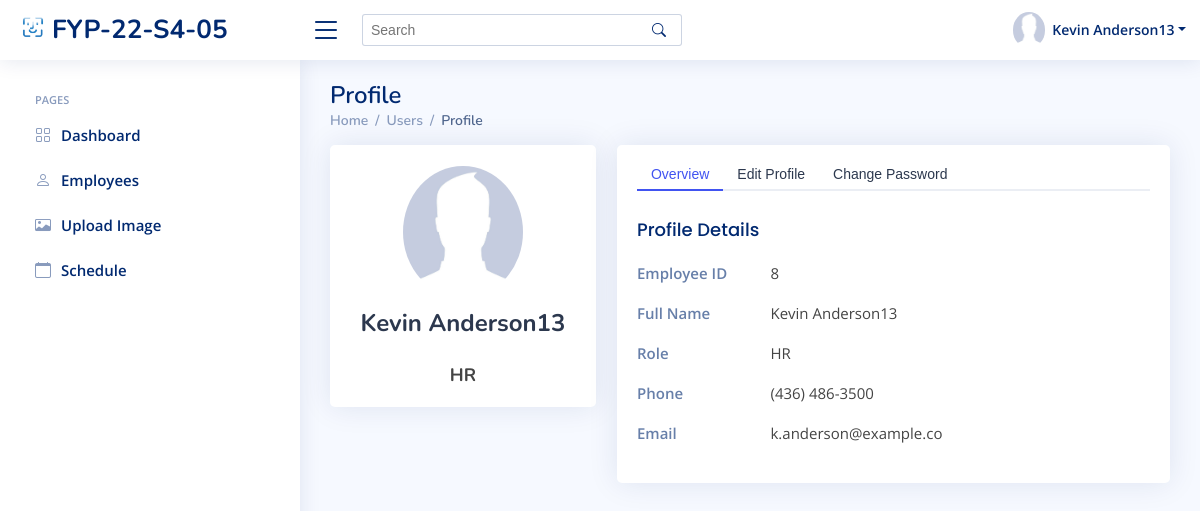
The page /sys_admin/user_profile/ (signed in) on the database as committed earlier.
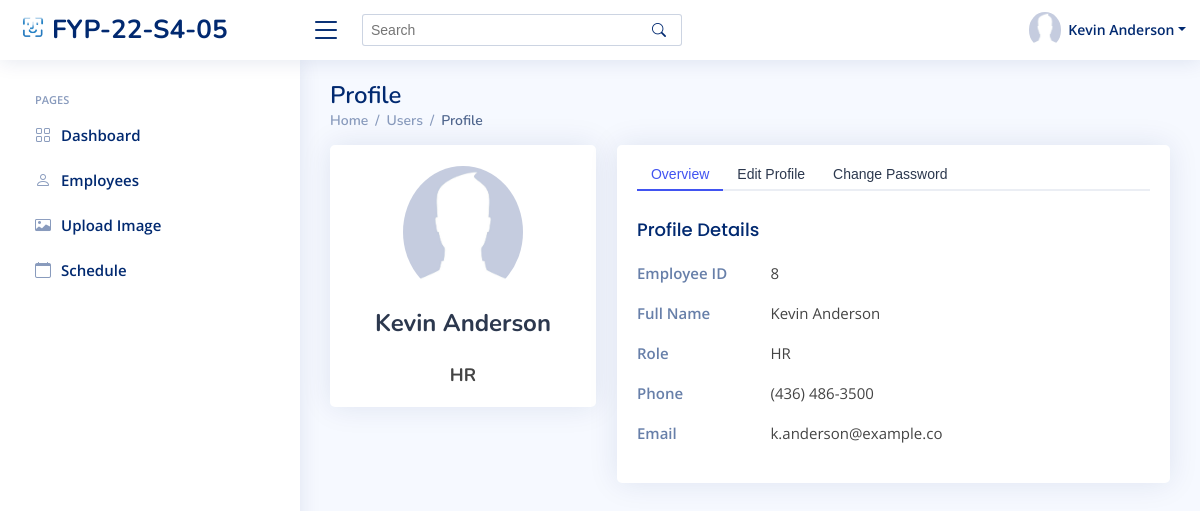
The same page on the database as committed later.
### index/models.py (models this page shows, shortened)
class Employee(models.Model):
	Employee_ID = models.IntegerField(primary_key=True)
	Full_Name = models.CharField(max_length=100)
	Job_Title = models.CharField(max_length=100)
	Phone_Number = models.CharField(max_length=100)
	Email_Address = models.EmailField()
	Role = models.ForeignKey(Role, on_delete=models.CASCADE)
	Profile_Image = models.ImageField(null=True, upload_to='media/profile_pics/')
	Password = models.CharField(max_length=256)
	Start_Date = models.DateField(auto_now_add=True)

### index/views/sys_admin.py (the view)
# urls.py: path('sys_admin/user_profile/', sys_admin.user_profile, name='sys_admin_user_profile'),
def user_profile(request):
	if 'Employee_ID' in request.session:
		currentEmployee = Employee.objects.get(Employee_ID=request.session['Employee_ID'])
		if request.method == 'POST':
			if request.POST.get('form_type') == 'editProfile':
				if Role.objects.filter(Role_Name=request.POST.get('role_edit')) == 0:
					messages.error(request, 'No such role')
					return redirect('sys_admin_user_profile')
				currentEmployee.Full_Name = request.POST.get('fullName_edit')
				Role_edit = Role.objects.get(Role_Name=request.POST.get('role_edit'))
				currentEmployee.Role = Role_edit
				currentEmployee.Phone_Number = request.POST.get('phone_edit')
				currentEmployee.Email_Address = request.POST.get('email_edit')
				currentEmployee.save()
				return redirect('sys_admin_user_profile')
			elif request.POST.get('form_type') == 'changePassword':
				if request.POST.get('password') == currentEmployee.Password:
					currentEmployee.Password = request.POST.get('newpassword')
					currentEmployee.save()
					messages.info(request, 'Your password has been changed')
					return redirect('sys_admin_user_profile')
				else:
					messages.error(request, 'Your current password does not match')
					return redirect('sys_admin_user_profile')
		else:
			context = {
				'Employee_ID' : currentEmployee.Employee_ID,
				'Full_Name' : currentEmployee.Full_Name,
				'Role' : currentEmployee.Role.Role_Name,
				'Email' : currentEmployee.Email_Address,
				'Phone' : currentEmployee.Phone_Number,
				'PFP' : currentEmployee.Profile_Image.url,
			}
			return render(request, 'sys_admin/sys_admin_user_profile.html', context)
	else:
		messages.error(request, 'Please login')
		return redirect('login')

### templates/sys_admin/sys_admin_user_profile.html (shortened to what this page needs)
{% extends "index/base.html" %}
{% load static %}
{% block content %}
{% include 'sys_admin/sys_admin_base.html' %}
  <main id="main" class="main">
    <div class="pagetitle">
      <h1>Profile</h1>
      <nav>
        <ol class="breadcrumb">
          <li class="breadcrumb-item"><a href="{% url 'sys_admin_home' %}">Home</a></li>
          <li class="breadcrumb-item">Users</li>
          <li class="breadcrumb-item active">Profile</li>
        </ol>
      </nav>
    </div>
    <section class="section profile">
      <div class="row">
        <div class="col-xl-4">
          <div class="card">
            <div class="card-body profile-card pt-4 d-flex flex-column align-items-center">
              <img src="{{ PFP }}" alt="Profile" class="rounded-circle">
              <h2>{{ Full_Name }}</h2>
              <h3>{{ Role }}</h3>
            </div>
          </div>
        </div>
        <div class="col-xl-8">
          <div class="card">
            <div class="card-body pt-3">
              <ul class="nav nav-tabs nav-tabs-bordered">
                <li class="nav-item">
                  <button class="nav-link active" data-bs-toggle="tab" data-bs-target="#profile-overview">Overview</button>
                </li>
                <li class="nav-item">
                  <button class="nav-link" data-bs-toggle="tab" data-bs-target="#profile-edit">Edit Profile</button>
                </li>
                <li class="nav-item">
                  <button class="nav-link" data-bs-toggle="tab" data-bs-target="#profile-change-password">Change Password</button>
                </li>
              </ul>
              <div class="tab-content pt-2">
                <div class="tab-pane fade show active profile-overview" id="profile-overview">
                  <h5 class="card-title">Profile Details</h5>
                  <div class="row">
                    <div class="col-lg-3 col-md-4 label">Employee ID</div>
                    <div class="col-lg-9 col-md-8">{{ Employee_ID }}</div>
                  </div>
                  <div class="row">
                    <div class="col-lg-3 col-md-4 label ">Full Name</div>
                    <div class="col-lg-9 col-md-8">{{ Full_Name }}</div>
                  </div>
                  <div class="row">
                    <div class="col-lg-3 col-md-4 label">Role</div>
                    <div class="col-lg-9 col-md-8">{{ Role }}</div>
                  </div>
                  <div class="row">
                    <div class="col-lg-3 col-md-4 label">Phone</div>
                    <div class="col-lg-9 col-md-8">{{ Phone }}</div>
                  </div>
                  <div class="row">
                    <div class="col-lg-3 col-md-4 label">Email</div>
                    <div class="col-lg-9 col-md-8">{{ Email }}</div>
                  </div>
                </div>
              </div>
            </div>
          </div>
        </div>
      </div>
    </section>
  </main>
{% endblock content %}

### templates/sys_admin/sys_admin_base.html (shortened to what this page needs)
{% load static %}
  <header id="header" class="header fixed-top d-flex align-items-center">
    <div class="d-flex align-items-center justify-content-between">
      <a href="{% url 'sys_admin_home' %}" class="logo d-flex align-items-center">
        <img src="{% static 'assets/img/logo.png' %}" alt="">
        <span class="d-none d-lg-block">FYP-22-S4-05</span>
      </a>
      <i class="bi bi-list toggle-sidebar-btn"></i>
    </div>
    <div class="search-bar">
      <form class="search-form d-flex align-items-center" method="POST" action="#">
        <input type="text" name="query" placeholder="Search" title="Enter search keyword">
        <button type="submit" title="Search"><i class="bi bi-search"></i></button>
      </form>
    </div>
    <nav class="header-nav ms-auto">
      <ul class="d-flex align-items-center">
        <li class="nav-item dropdown pe-3">
          <a class="nav-link nav-profile d-flex align-items-center pe-0" href="#" data-bs-toggle="dropdown">
            <img src="{{ PFP }}" alt="Profile" class="rounded-circle">
            <span class="d-none d-md-block dropdown-toggle ps-2">{{ Full_Name }}</span>
          </a>
        </li>
      </ul>
    </nav>
  </header>
  <aside id="sidebar" class="sidebar">
    <ul class="sidebar-nav" id="sidebar-nav">
      <li class="nav-heading">Pages</li>
      <li class="nav-item">
        <a class="nav-link collapsed" href="{% url 'sys_admin_home' %}">
          <i class="bi bi-grid"></i>
          <span>Dashboard</span>
        </a>
      </li>
      <li class="nav-item">
        <a class="nav-link collapsed" href="{% url 'sys_admin_view_employees' %}">
          <i class="bi bi-person"></i>
          <span>Employees</span>
        </a>
      </li>
      <li class="nav-item">
        <a class="nav-link collapsed" href="{% url 'sys_admin_upload_img' %}">
          <i class="bi bi-card-image"></i>
          <span>Upload Image</span>
        </a>
      </li>
      <li class="nav-item">
        <a class="nav-link collapsed" href="{% url 'sys_admin_schedule' %}">
          <i class="bi bi-calendar"></i>
          <span>Schedule</span>
        </a>
      </li>
  </aside>

Rows that differ between the two databases and show on the page:
changed Employee "k.anderson@example.co": Full_Name "Kevin Anderson13" → "Kevin Anderson"
